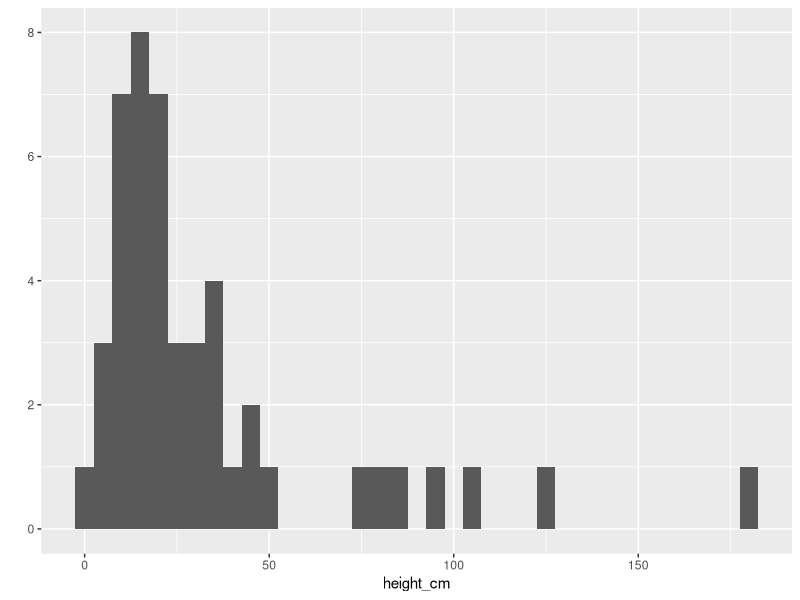
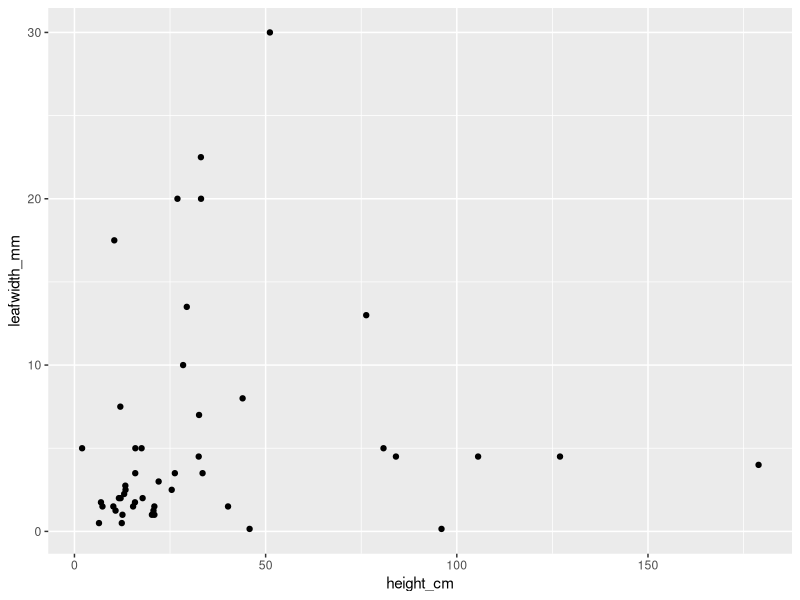
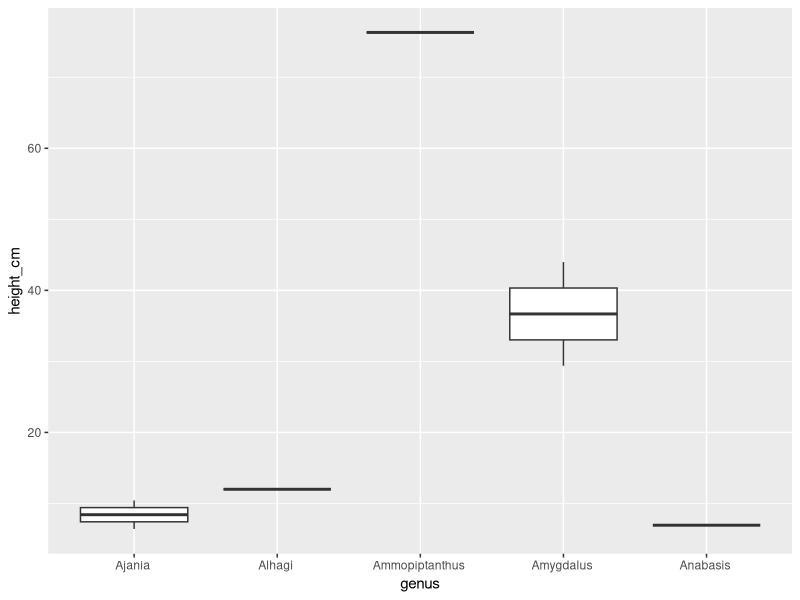
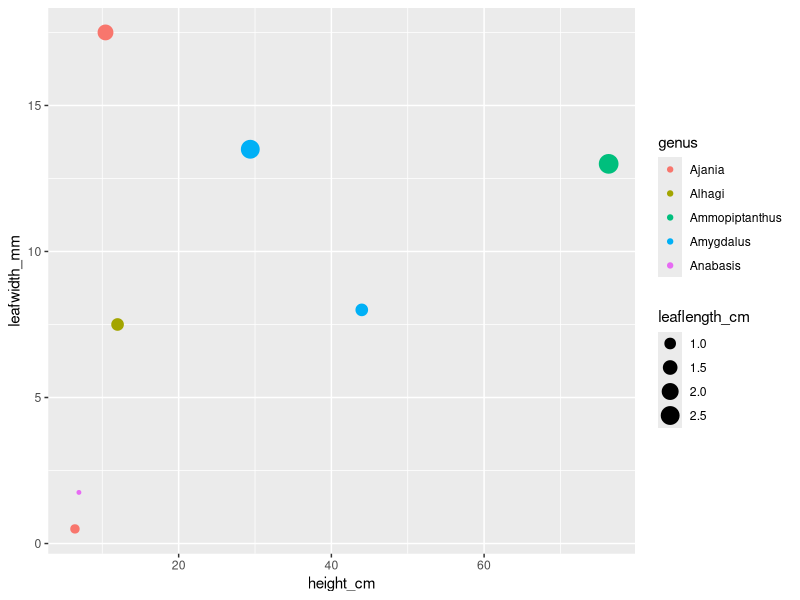
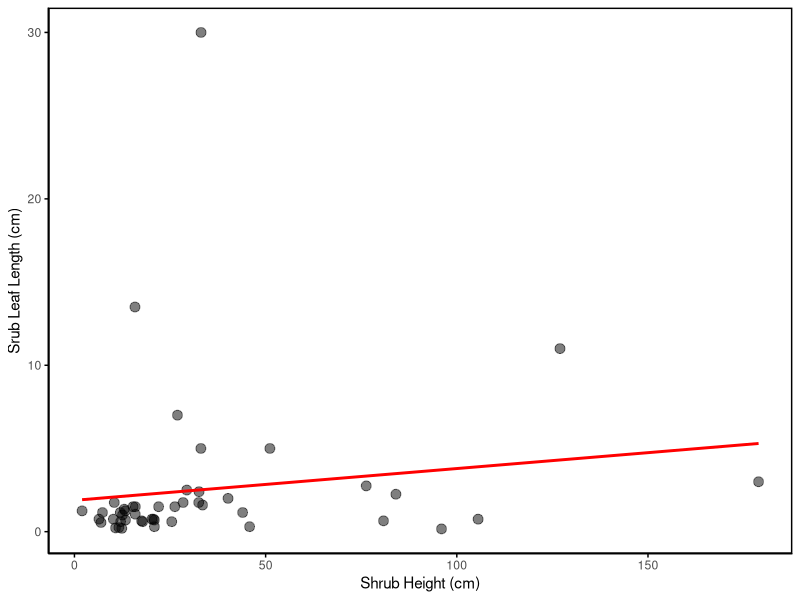

These charts were generated, in order, by the following R code:
# Visualize-R
# Roshael Chellappah
# BIOL 434 - Dr. Collauti
# January 19th, 2022

# see word document "Visualize-R Part I.docx" for Part I of assignment.

# PART 2 - VISUALIZATIONS
# **Data Overview**

# Dong, Lei et al. (2020), Data from: Phylogenetic structure and formation mechanism of shrub 
# communities in arid and semi-arid areas of the Mongolian Plateau, Dryad, Dataset, 
# https://doi.org/10.5061/dryad.6m905qfvv

# This paper studied the phylogenetic structure of the shrub communities in arid and semiarid 
# areas of the Mongolian Plateau. The main variables within the dataset "Traits.csv" are the 
# phylogenetic signals of the height(cm), canopy (m2), leaf length (cm) and leaf width (mm) of 
# studied shrubs and subshrubs.

MyData <- read.csv("./Traits.csv", header = T)
library(ggplot2)
str(MyData)

# Question 1 ----------------------------------------------------------------------------------
## A frequency distribution of a single continuous variable
qplot(x = height_cm, data = MyData, binwidth = 5)

# Question 2 ----------------------------------------------------------------------------------
## A bivariate plot of two continuous variables
qplot(x = height_cm, y = leafwidth_mm, data = MyData)

# Question 3 ----------------------------------------------------------------------------------
## A boxplot of a continuous variable measured in 2 or more groups
### this dataset has many rows, so for the purposes of this question, I will be using only the first
### 7 rows
qplot(x = genus, y = height_cm, data = MyData[1:7,], geom = "boxplot")

# Question 4 ----------------------------------------------------------------------------------
## A bivariate plot of two continuous variables, colour-coded for 2 or more groups and scaled in 
## size based on a third continous variable 
qplot(x = height_cm, y = leafwidth_mm, data = MyData[1:7,], size = leaflength_cm, colour = genus)

# Question 5 ----------------------------------------------------------------------------------
## One graph of your choice, of any type, using any data. Create this using ggplot() with parameters 
## to make the graph look as clean (no unnecessary lines or shading) . Try to reproduce a clean but 
## eye-catching figure that you might see in a journal like Nature or Science.

mytheme <- theme(axis.line = element_line(colour = "black"),
                axis.ticks = element_line(colour = "black"),
                legend.background = element_blank(),
                legend.key = element_blank(),
                panel.background = element_rect(fill = "white"),
                panel.border = element_rect(colour = "black", fill=NA, size=1))
  
ggplot(MyData) +
  geom_point(aes(x = height_cm, y = leaflength_cm), size = 3, alpha = 0.5) +
  geom_smooth(aes(x = height_cm, y = leaflength_cm), method = "lm", se = FALSE, colour = "red") +
  scale_x_continuous(name = "Shrub Height (cm)") +
  scale_y_continuous(name = "Srub Leaf Length (cm)") +
  mytheme


